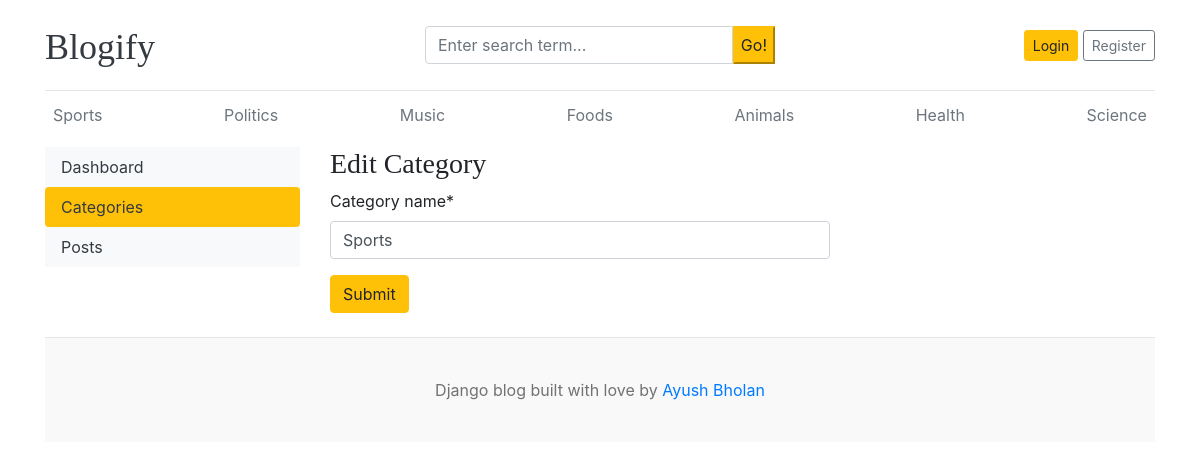
The page /dashboard/categories/edit/1/ on the database its author committed.
### blogs/models.py (models this page shows, shortened)
class Category(models.Model):
    category_name = models.CharField(max_length = 50, unique=True)
    created_at = models.DateTimeField(auto_now_add=True)
    updated_at = models.DateTimeField(auto_now= True)
    class Meta:
        verbose_name_plural = 'categories'

### dashboards/views.py (the view)
# urls.py: path("categories/edit/<int:pk>/", views.edit_category, name='edit_category'),
def edit_category(request, pk):
    category = get_object_or_404(Category, pk=pk)
    if request.method == 'POST':
        form = CategoryForm(request.POST, instance=category)
        if form.is_valid():
            form.save()
            return redirect('categories')
    form = CategoryForm(instance=category)
    context = {
        'form': form,
        'category': category,
    }
    return render(request, 'dashboard/edit_category.html', context)

### dashboards/forms.py
class CategoryForm(forms.ModelForm):
    class Meta:
        model = Category
        fields = '__all__'

### blogs/context_processors.py (called while the page is built)
def get_categories(request):
    categories = Category.objects.all()
    return dict(categories=categories)

def get_social_links(request):
    social_links = SocialLink.objects.all()
    return dict(social_links=social_links)

### templates/dashboard/edit_category.html (shortened to what this page needs)
{% extends 'base.html' %}
{% block content %}
{% load crispy_forms_tags %}
<div class="row">
    {% include 'dashboard/sidebar.html' %}
    <div class="col-md-9">
        <h3>Edit Category</h3>
        <form action="{% url 'edit_category' category.id %}" method="POST" style="width:500px">
            {{ form | crispy }}
            <button type="submit" class=" btn btn-warning" >Submit</button>
        </form>
        <br>
    </div>
</div>
{% endblock %}

### templates/base.html (shortened to what this page needs)
{% load static %}
<!DOCTYPE html>
<html lang="en">
<head>
    <link href="https://getbootstrap.com/docs/4.0/dist/css/bootstrap.min.css" rel="stylesheet">
    <link href="{% static 'css/blog.css' %}" rel="stylesheet">
    <link rel="stylesheet" href="https://cdnjs.cloudflare.com/ajax/libs/font-awesome/4.7.0/css/font-awesome.min.css">
  </head>
<body>
    <div class="container">
      <header class="blog-header py-3">
        <div class="row flex-nowrap justify-content-between align-items-center">
          <div class="col-4 pt-1">
            <a class="blog-header-logo text-dark" href="/">Blogify</a>
          </div>
          <div class="col-4">
            <form action="{% url 'search' %}" method="GET">
              <div class="input-group">
                <input class="form-control" type="text" name="keyword" value="{{ keyword }}" placeholder="Enter search term..." aria-label="Enter search term..." aria-describedby="button-search" />
                <button type= "submit" class="btn-warning" id="button-search" type="button"> Go! </button>
            </div>
            </form>
          </div>
          <div class="col-4 d-flex justify-content-end align-items-center">
            {% if not user.is_authenticated %}
            <a class="btn btn-sm btn-warning" href="{% url 'login' %}">Login</a> &nbsp;
            <a class="btn btn-sm btn-outline-secondary" href="{% url 'register'%}">Register</a>
            {% else %}
            <span> <a href="{% url 'dashboard' %}">Dashboard</a></span>
            &emsp;
            <span> <a href="{% url 'logout' %}">Logout</a></span>
            {% endif %}
          </div>
        </div>
      </header>
      <div class="nav-scroller py-1 mb-2">
        <nav class="nav d-flex justify-content-between">
        {% for cat in categories %}
        <a class="p-2 text-muted" href="{% url 'posts_by_category' cat.id %}">{{ cat.category_name }}</a>
        {% endfor %}
        </nav>
      </div>
{% block content %}
{% endblock %}
<footer class="blog-footer">
    <p>Django blog built with love by <a href="#">Ayush Bholan</a></p>
  </footer>
  </body>
  </html>

### blog_main/static/css/blog.css (style rules this page uses)
.blog-header { border-bottom: 1px solid #e5e5e5; }
.blog-header-logo { font-family: "Playfair Display", Georgia, "Times New Roman", serif; font-size: 2.25rem; }
h1, h2, h3, h4, h5, h6 { font-family: "Playfair Display", Georgia, "Times New Roman", serif; }
.blog-footer { padding: 2.5rem 0; color: #727272; text-align: center; background-color: #f9f9f9; border-top: .05rem solid #e5e5e5; }
.blog-footer p:last-child { margin-bottom: 0; }

### rows shown on the page
Category: category_name "Sports"
Category: category_name "Politics"
Category: category_name "Music"
Category: category_name "Foods"
Category: category_name "Animals"
Category: category_name "Health"
Category: category_name "Science"
